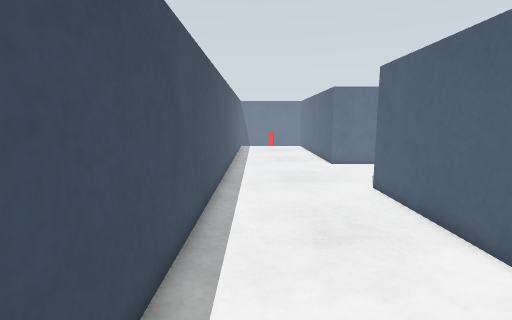
View 1 (above)

16 first-person views from a walk through a Gazebo world. The camera is 0.34 m above the floor, tilts 8° down and sees 85° across. The floor is counted in squares, 0.1 m on a side. Each view is taken from the middle of a square. On the plan, view 1 faces up. The plan holds only what a view shows up to about 20 squares ahead; the rest is blank. The place goes on beyond the plan.

View 2
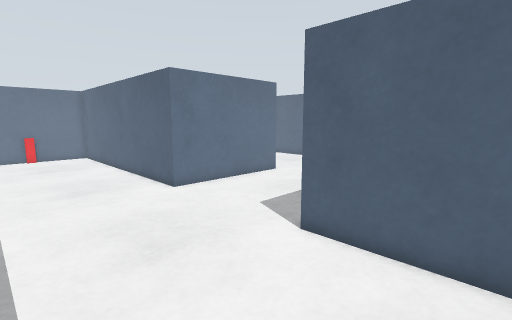

View 3
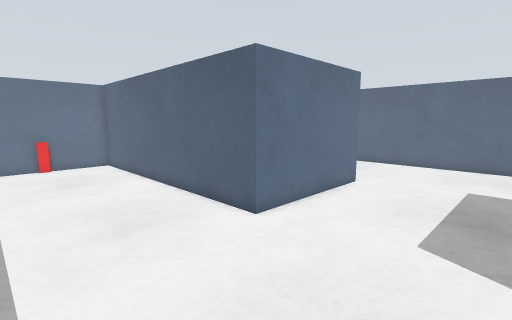

View 4
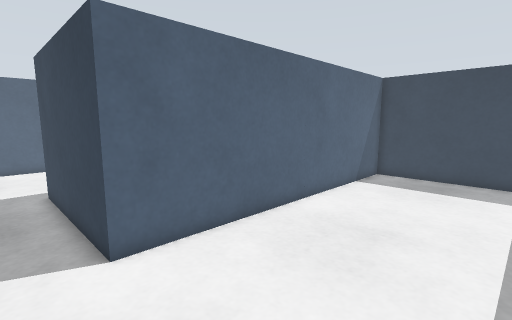

View 5
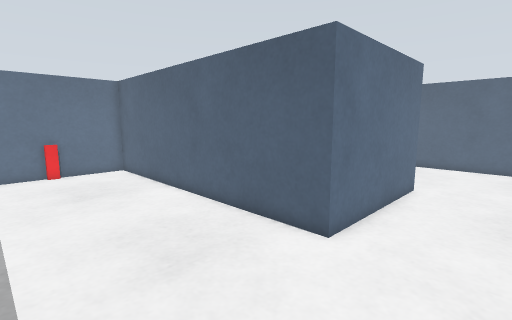

View 6
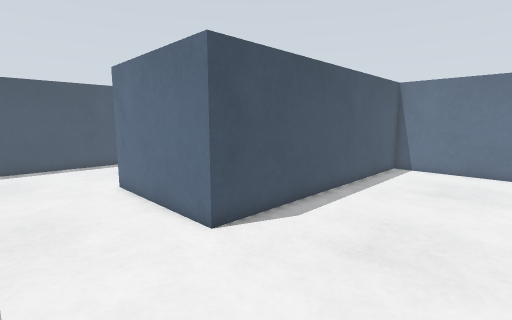

View 7
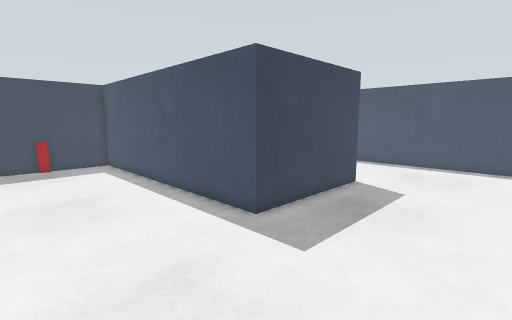

View 8
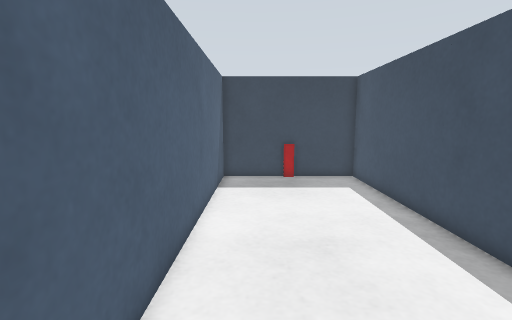

View 9
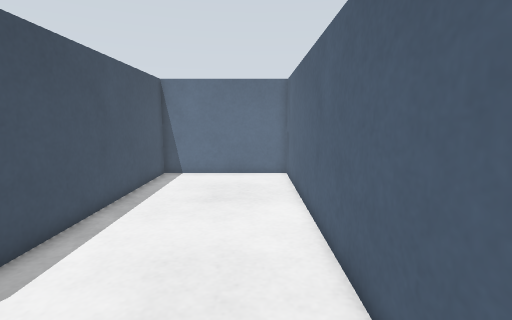

View 10
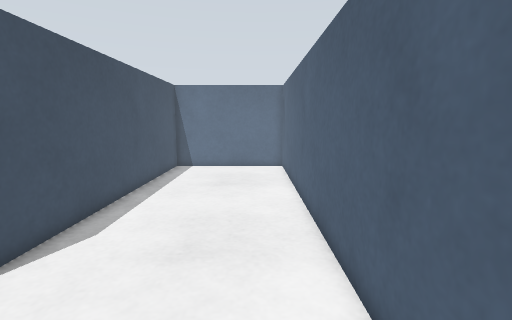

View 11
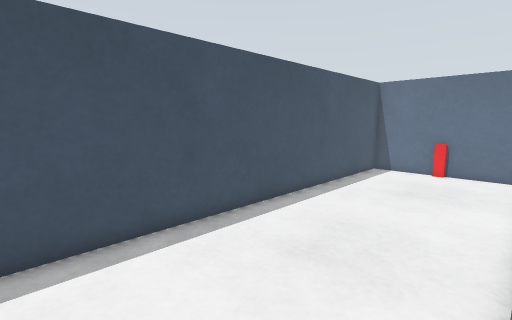

View 12
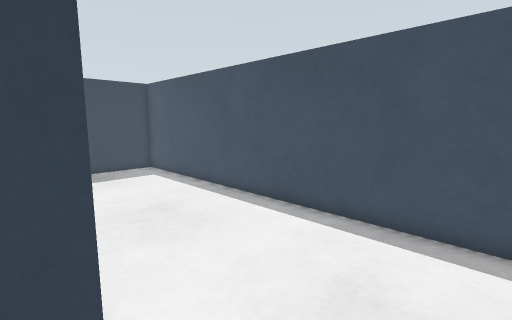

View 13
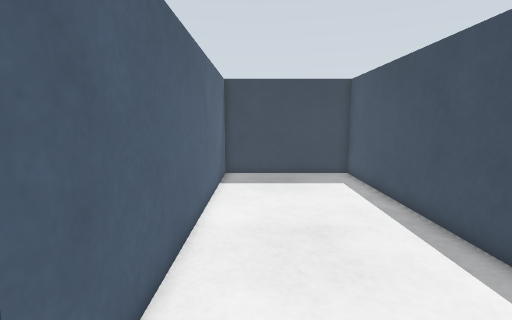

View 14
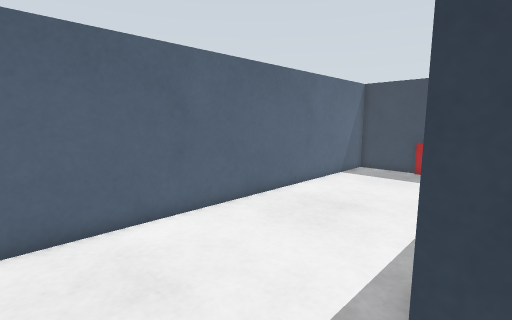

View 15
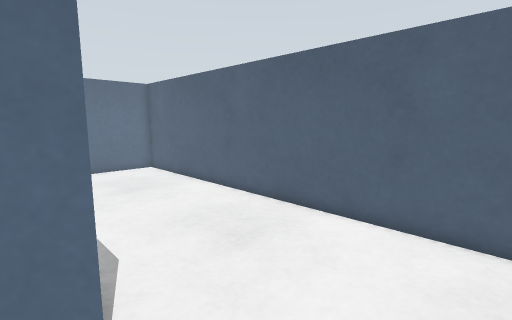

View 16
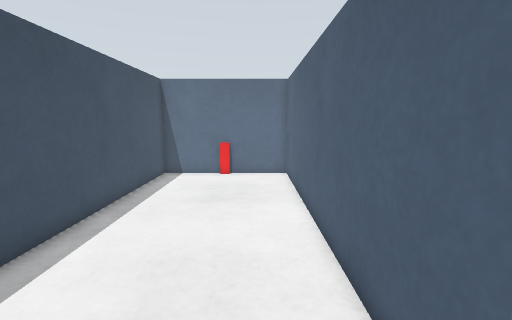

### Floor plan
Points are (right, up) in squares from view 1. A wall is a line through its corners. A room is listed if a view was taken in it or the views show most of it. See-through windows are left out.
Room 1 (views 1, 2, 3, 4, 5, 6, 7, 8, 9, 10, 11, 12, 13, 14, 15, 16)
walls: (6, 14) (14, 14) (14, -2) (22, -2) (22, 38) (14, 38) (14, 22) (6, 22) (6, 38) (-2, 38) (-2, -2) (6, -2) (6, 14)
objects: red box (2, 38); red box (18, -2)

Positions as (right, up) in squares from view 1, and headings:
1: (0, 0), facing up
2: (-1, 9), facing up-right
3: (-1, 15), facing up-right
4: (-1, 16), facing down-right
5: (-1, 18), facing up-right
6: (21, 17), facing up-left
7: (21, 21), facing down-left
8: (20, 15), facing down
9: (20, 20), facing up
10: (20, 17), facing up
11: (6, 18), facing up-left
12: (7, 18), facing down-left
13: (4, 16), facing down
14: (13, 18), facing down-right
15: (13, 18), facing up-right
16: (4, 20), facing up
